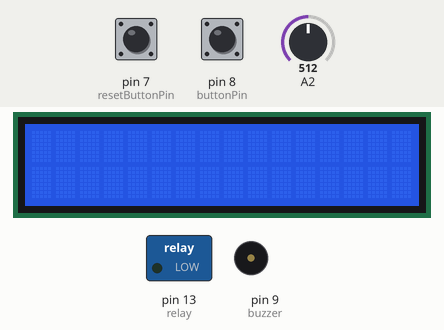
Bench run of a sketch on a simulated Arduino Mega 2560, built with avr-gcc and run on an emulated ATmega2560. Shown: 16×2 character LCD, switched loads named in the sketch (green lamp = pin HIGH), buzzer (waves = sounding). The inputs (shaded band) are chosen by the test bench; at power-on: pin 8 (buttonPin) HIGH, pin 7 (resetButtonPin) LOW, A2 = 512. Pins used as bus, display or sensor lines are not drawn; what the sketch prints to the serial monitor is not drawn.

Above: at 1.4 s.
1.5 s: pin 8 (buttonPin) pulled LOW for 0.15 s
At 3.2 s:
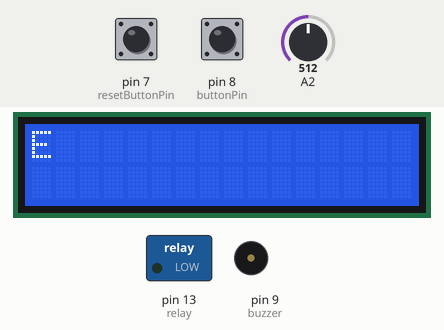
3.5 s: pin 8 (buttonPin) pulled LOW for 1 s
At 5.9 s:
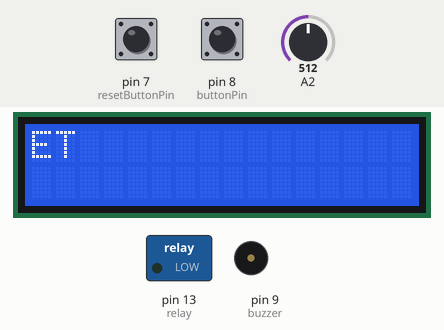
6.3 s: pin 8 (buttonPin) pulled LOW for 0.15 s
At 8.0 s:
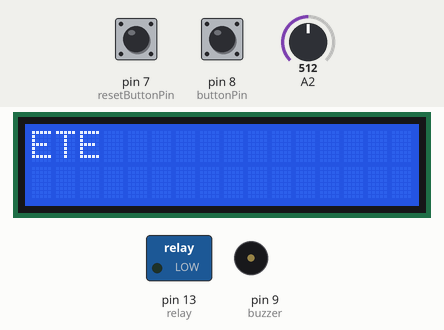
8.3 s: pin 8 (buttonPin) pulled LOW for 3.2 s
At 12.5 s:
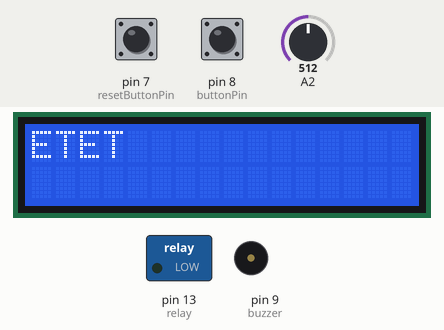
13.3 s: pin 8 (buttonPin) pulled LOW for 0.15 s
At 14.6 s:
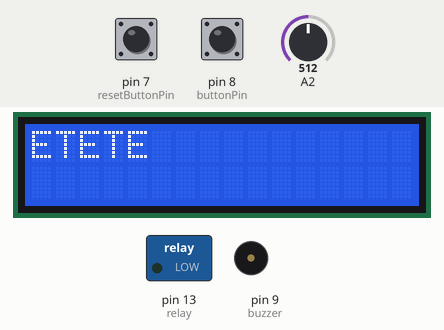
15.3 s: pin 8 (buttonPin) pulled LOW for 1 s
At 17.3 s:
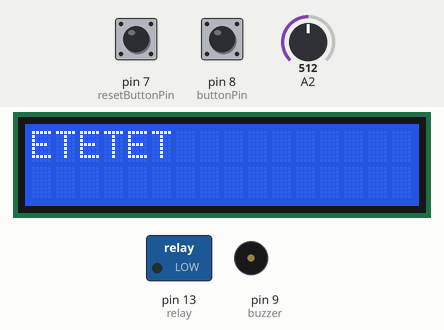
Timing chart, 0 to 18.8 s (numbered marks = the images above; inputs shaded):
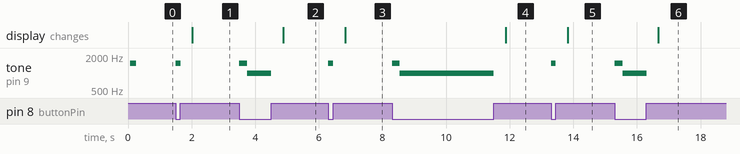

Measured:
- after the input at 1.5 s, tone on pin 9 (buzzer): silent → 1500 Hz at once, → silent 0.15 s later; the display: changes after 0.52 s (image 1)
- after the input at 3.5 s, tone on pin 9 (buzzer): silent → 1500 Hz at once, → 1000 Hz 0.25 s later, → silent 0.75 s later; the display: changes after 1.4 s (image 2)
- after the input at 6.3 s, tone on pin 9 (buzzer): silent → 1500 Hz at once, → silent 0.15 s later; the display: changes after 0.52 s (image 3)
- after the input at 8.3 s, tone on pin 9 (buzzer): silent → 1500 Hz at once, → 1000 Hz 0.25 s later, → silent 3.0 s later; the display: changes after 3.6 s (image 4)
- after the input at 13.3 s, tone on pin 9 (buzzer): silent → 1500 Hz at once, → silent 0.15 s later; the display: changes after 0.52 s (image 5)
- after the input at 15.3 s, tone on pin 9 (buzzer): silent → 1500 Hz at once, → 1000 Hz 0.25 s later, → silent 0.75 s later; the display: changes after 1.4 s (image 6)

The sketch:

morse_code_done_with_reset.ino.ino
```cpp
#include <LiquidCrystal.h> // Used for displaying lcd

#define buttonPin  8
#define resetButtonPin 7
#define buzzer 9
#define ledPin 1

bool finished = false;
int currentPositionLCD = 0;
// initialize the library with the numbers of the interface pins
const int rs = 12, en = 11, d4 = 5, d5 = 4, d6 = 3, d7 = 2;
LiquidCrystal lcd(rs, en, d4, d5, d6, d7);

const int relay = 13;   // Arduino pin that triggers the mag lock relay
String messageBuilder = ""; // S tring to hold all of the characters

bool isLocked = true; // Tells if the program should lock the maglock or not

int pot = 50; // pot sensitivity
bool buttonState, lastButtonState, cheker = false, linecheker = false, longclick = true, resetButtonState, resetButtonStateLast;
int pause_value, signal_length = 0, pause = 0;

String database[36] = {"*-", "-***", "-*-*", "-**", "*", "**-*", "--*", "****", "**", "*---", "-*-", "*-**", "--", "-*", "---", "*--*", "--*-", "*-*", "***", "-", "**-", "***-", "*--", "-**-", "-*--", "--**", "*----", "**---", "***--", "****-", "*****", "-****", "--***", "---**", "----*", "-----"};
// array which is latter used for conversion to char
String morse = "";
char dash = '-', dot = '*';

void setup() { //initial values setup
  Serial.begin(9600);
  lcd.begin(16, 2);
  pinMode(buttonPin, INPUT_PULLUP);
  pinMode(ledPin, OUTPUT);
  pinMode(buzzer, OUTPUT);
  digitalWrite(ledPin, HIGH);
  tone(buzzer, 1500);
  delay(200);
  digitalWrite(ledPin, LOW);
  noTone(buzzer);
  pinMode(relay, OUTPUT);


}

void loop() {
  lcd.noCursor();
  //if (messageBuilder.length() > 8 and !finished) {
    //delay(1000);
    //lcd.clear();
    //messageBuilder = "";
  //}
  if (isLocked == true) {
    digitalWrite(relay, LOW);
  }
  pause_value = map(analogRead(pot), 1023, 0, 70, 300); //setting up the pause_value variable via a potentiometer
  buttonState = !digitalRead(buttonPin); //inverting the value of buttonpin due to using input pullup with the button
  resetButtonState = digitalRead(resetButtonPin); //inverting the value of buttonpin due to using input pullup with the button

  if (Serial.available() > 0) longclick = (Serial.read() == 't') ? true : false; //checking if the sound-disable button is on

  if (buttonState && lastButtonState) { //when the button is being continuously pressed
    signal_length++;
    if (signal_length < 1 * pause_value) {
      tone(buzzer, 1500);  //turning on the buzzer and LED pins
      digitalWrite(ledPin, HIGH);
    }
    else if (longclick) {
      tone(buzzer, 1000);  //sound and LED change if the button is held for long enough to be recognised as a dash (long click)
      analogWrite(ledPin, 50);
    }
  }

  else if (!buttonState && lastButtonState) { //when the button is released
    if (signal_length > 50 && signal_length < 1 * pause_value )
      morse += dot;    // depending on the length of the click assign either dash or dot to morse variable
    else if (signal_length > 1 * pause_value)
      morse += dash;  //

    signal_length = 0;
    digitalWrite(ledPin, LOW); //turning off the LED pin
    noTone(buzzer); //turning the buzzer off
  }

  else if (buttonState && !lastButtonState) { //when the button is just pressed
    pause = 0;   //value resets
    cheker = true;
    linecheker = true;
  }

  else if (!buttonState && !lastButtonState) { //when the button is continuously not pressed
    pause++;
    // BELOW (1.5) is the delay for the mag lock
    if (pause > 1.5 * pause_value && cheker) { //checking if the pause between signals is long enough, if so trigger to part of the code which prints from morse to english
      translate(morse);
      cheker = false;  //reset of values
      morse = "";
    }
    if ((pause > 15 * pause_value) && linecheker) {
      linecheker = false;
    }
  }

  lastButtonState = buttonState;  //assigning value to lastbuttonstate


  if (resetButtonState && resetButtonStateLast) { // when the button is being continuously pressed
  }

  else if (!resetButtonState && resetButtonStateLast) { // when the button is released
  }

  else if (resetButtonState && !resetButtonStateLast) { // when the button is just pressed
    Serial.println("RESET!");
    messageBuilder = "";
    lcd.clear();
  }

  else if (!resetButtonState && !resetButtonStateLast) { // when the button is continuously not pressed
  }

  resetButtonStateLast = resetButtonState;  // assigning value to lastbuttonstate
  delay(1);
}

void translate(String text) { // more efficient managment of string to letter conversion
  int slovo = 0;
  for (int i = 1; i < 35; i++)
  {
    if (text == "*-") // ugly bodge but it works
    {
      //slovo = 'A';
      break;
    }
    //        if (text=="-----") {
    //          lcd.setCursor(currentPositionLCD-1,0);
    //          lcd.print(' ');
    //          lcd.setCursor(currentPositionLCD+1,0);
    //          lcd.noCursor();
    //          break;
    //
    //         }
    if (text == database[i]) { //comparing ascci values with position in a defined array
      if (i < 26)      //this if block exists due to the ASCII encoding
        slovo = 65 + i;

      else if (i > 26)
        slovo = 23 + i;

      break;
    }
  }

  Serial.print((char)slovo);
  lcd.print((char)slovo);
  currentPositionLCD += 1;
  messageBuilder += (char)slovo;
  if (messageBuilder.equals("SOSKDCRRY")) {
    Serial.println("SOSKDCRRY");
    lcd.clear();
    lcd.print("SOSKDCRRY");
    finished = true;
    isLocked = false;
    digitalWrite(relay, HIGH);

  }

}
```
